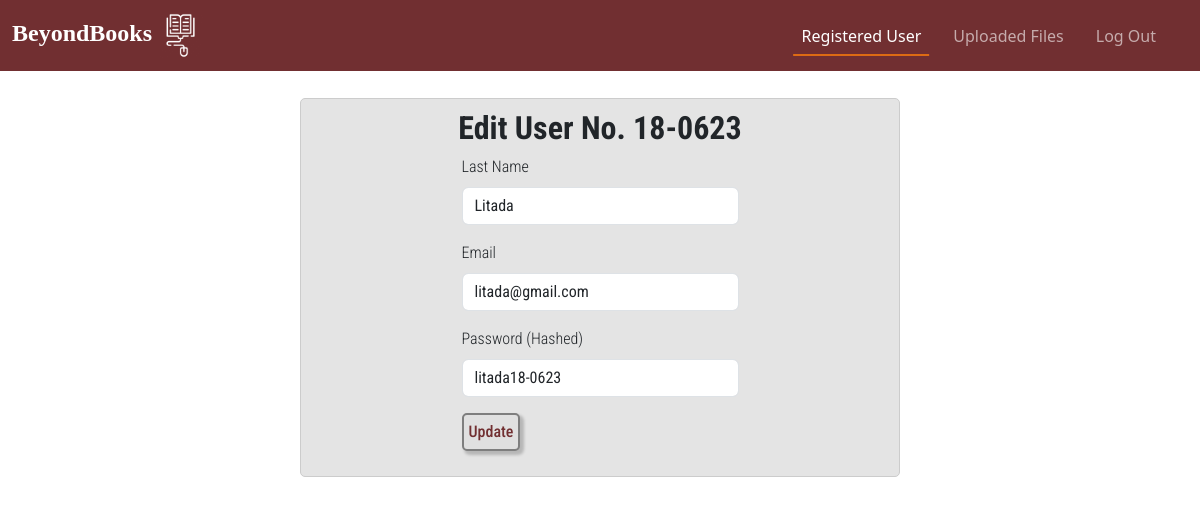
Page /admin/admin-edit.php?studentnum=18-0623 on the committed database.
### admin/admin-edit.php (the view, shortened to what this page needs)
<?php
$conn = mysqli_connect("sql302.infinityfree.com", "if0_36713719", "O0L1QO1yuEsd", "if0_36713719_db_beyond_books");
if (isset($_GET['studentnum'])) {
    $studentnum = $_GET['studentnum'];
    $sql = "SELECT * FROM `registered-user` WHERE studentnum = '$studentnum'";
    $result = $conn->query($sql);
    $row = $result->fetch_assoc();
} else {
    echo "Error: No student number provided";
    exit;
}
?>
<!DOCTYPE html>
<html lang="en">
<head>
  <link href="https://cdn.jsdelivr.net/npm/bootstrap@5.3.3/dist/css/bootstrap.min.css" rel="stylesheet"
>
  <link rel="stylesheet" type="text/css" href="../navbar.css">
  <link rel="stylesheet" type="text/css" href="admin.css">
</head>
<body style="padding-top: 50px;">
  <nav class="navbar navbar-expand-lg fixed-top">
    <div class="container-fluid">
      <a class="navbar-brand" href="admin-dshbrd.php">BeyondBooks <img src="../media/image/dig-book.png"></a>
      <div class="offcanvas offcanvas-end" tabindex="-1" id="offcanvasNavbar" aria-labelledby="offcanvasNavbarLabel">
        <div class="offcanvas-body">
          <ul class="navbar-nav justify-content-end flex-grow-1 pe-3">
            <li class="nav-item">
              <a class="nav-link mx-lg-2 active" aria-current="page" href="admin-dshbrd.php">Registered User</a>
            </li>
            <li class="nav-item">
              <a class="nav-link mx-lg-2" href="#">Uploaded Files</a>
            </li>
            <li class="nav-item">
              <a class="nav-link mx-lg-2" href="#" data-bs-toggle="modal" data-bs-target="#logout-modal" id="btn-logout">Log Out</a>
            </li>
          </ul>
        </div>
      </div>
    </div>
  </nav>
<div class="container my-5">
  <h2 class="text-center">Edit User No. <?php echo $studentnum;?></h2>
  <form action="update.php" method="post">
    <div class="row">
      <div class="col-md-6 offset-md-3">
        <div class="mb-3">
          <label for="lastname" class="form-label">Last Name</label>
          <input type="text" class="form-control" id="lastname" name="lastname" value="<?php echo $row['lastname'];?>">
        </div>
        <div class="mb-3">
          <label for="email" class="form-label">Email</label>
          <input type="email" class="form-control" id="email" name="email" value="<?php echo $row['email'];?>">
        </div>
        <div class="mb-3">
          <label for="pass" class="form-label">Password (Hashed)</label>
          <input type="text" class="form-control" id="pass" name="pass" value="<?php echo $row['pass'];?>">
        </div>
        <button class="submit" type="submit" class="btn btn-primary btn-block">Update</button>
      </div>
    </div>
  </form>
</div>
</body>
</html>

### navbar.css (style rules this page uses)
.navbar, .offcanvas { background-color: #712F31; }
.navbar-brand img { height: 45px; width: 45px; }
.nav-link { color: #ffffff98; font-weight: 500; position: relative; }
.navbar-nav .nav-link.active, .navbar-nav .nav-link.show { color: #fff; }
@media (min-width: 991px) { .nav-link::before { content: ""; position: absolute; bottom: 0; left: 50%; transform: translateX(-50%); width: 0; height: 2px; background-color: #DD6B14 ; visibility: hidden; transition: 0.2s ease-in-out; } }
@media (min-width: 991px) { .nav-link:hover::before, .nav-link.active::before { width: 100%; visibility: visible; } }
.navbar-brand { color: #fff; font-weight: 500; font-size: 24px; font-family: "Domine", serif; font-optical-sizing: auto; font-weight: 700; font-style: normal; }

### admin/admin.css (style rules this page uses)
.container { font-family: "Roboto Condensed", sans-serif; font-optical-sizing: auto; font-weight: 300; font-style: normal; }
.container h2 { font-weight: 700; }

### admin/admin-edit.php (style rules this page uses)
.container { max-width: 50%; margin: 0 auto; background: #e4e4e4; border: 1px solid #ccc; padding: 10px; border-radius: 5px; }
.submit { margin-bottom: 15px; font-weight: 500; padding: 5px; color: #712F31; background: #e0e0e0; border-radius: 5px; border: solid 2px #7e7e7e; box-shadow: 3px 3px 3px 1px rgba(0, 0, 0, 0.2); transition: 0.2s; }

### rows in the picture
registered-user: lastname "Litada", email "litada@gmail.com", pass "litada18-0623"

### other values in the picture
$studentnum "18-0623"
